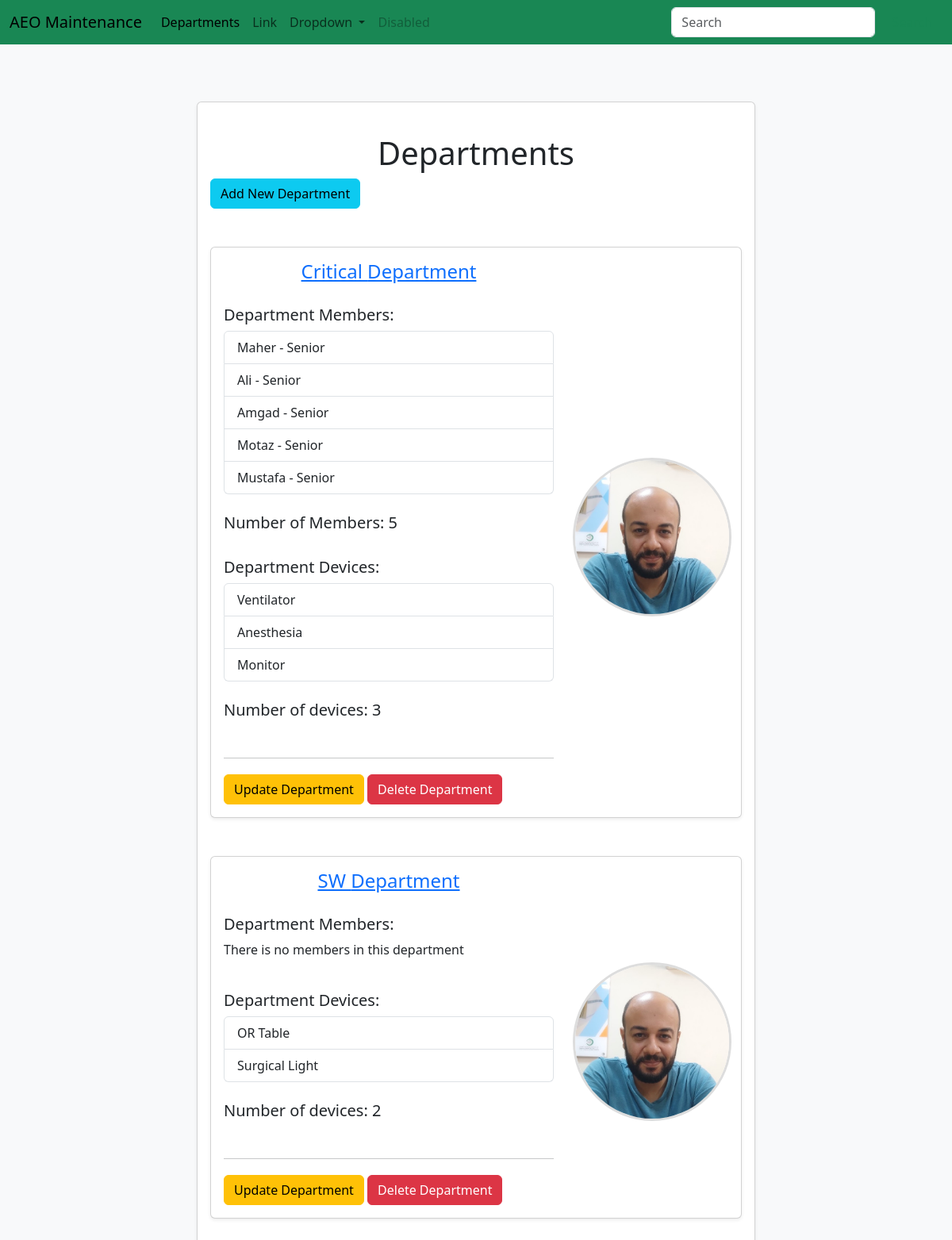
/departments/, run on an earlier commit of the app's database.
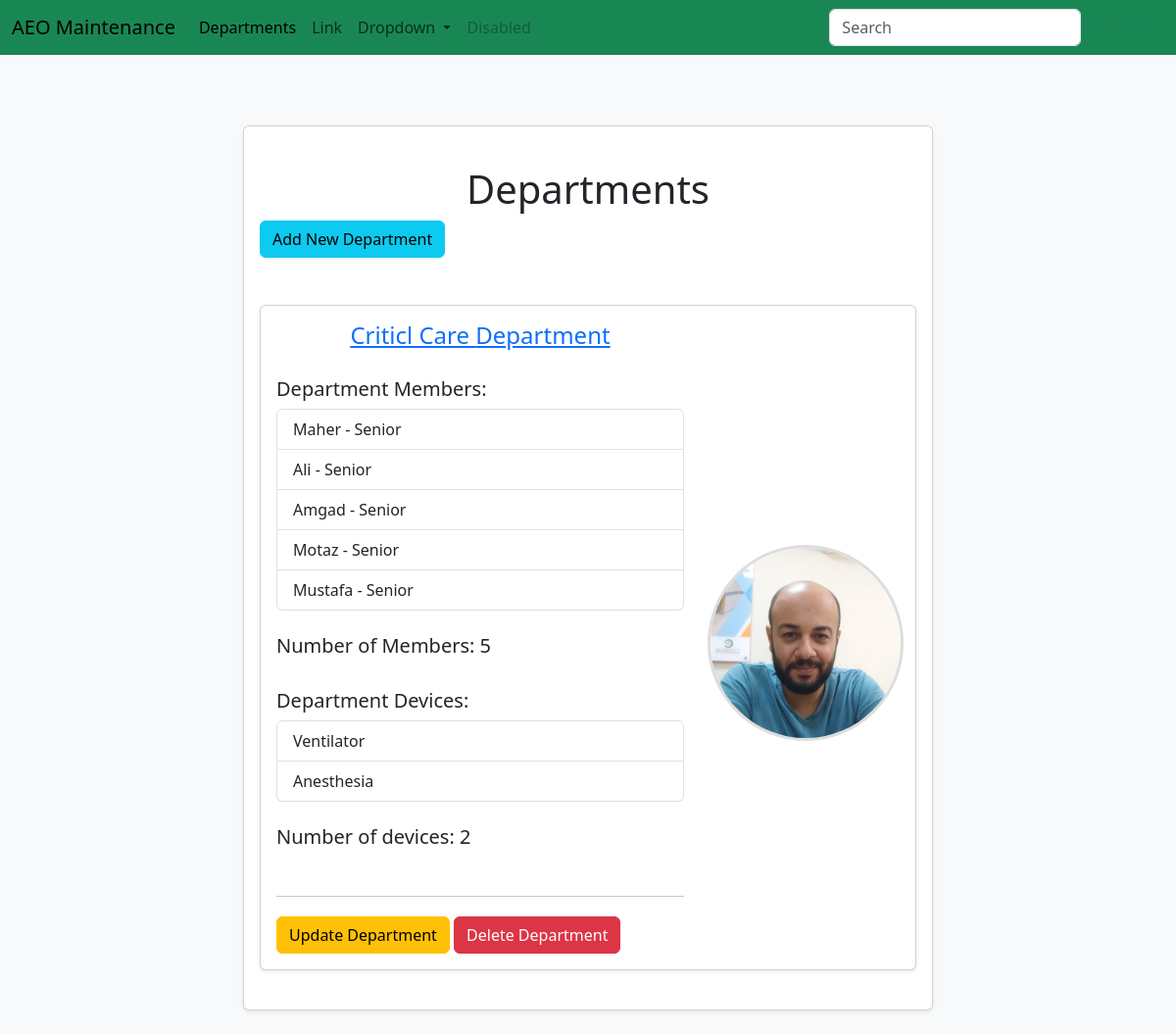
And on a later commit of the database.
### maintenance_system/models.py (models this page shows, shortened)
class Department(db.Model):
	id = db.Column(db.Integer, primary_key=True)
	name = db.Column(db.String(80), unique=True)
	members = db.relationship('User', backref='department', lazy=True)
	devices = db.relationship('Device', backref='department', lazy=True)

class User(db.Model):
	id = db.Column(db.Integer, primary_key=True)
	username = db.Column(db.String(80), unique=True)
	email = db.Column(db.String(120), unique=True)
	password = db.Column(db.String(120))
	rank = db.Column(db.String(120), default="Junior")
	profile_pic = db.Column(db.String(120), default="default.jpg")
	department_id = db.Column(db.Integer, db.ForeignKey('department.id'))
	machines = db.relationship('Machine', backref='user', lazy=True)
	hospitals = db.relationship('Hospital', secondary='user_hospital', backref='users', lazy='dynamic')

class Device(db.Model):
	id = db.Column(db.Integer, primary_key=True)
	name = db.Column(db.String(80), unique=True)
	department_id = db.Column(db.Integer, db.ForeignKey('department.id'))
	models = db.relationship('Model', backref='device', lazy=True)

### maintenance_system/routes.py (the view)
@app.route('/departments/', methods=['GET', 'POST'])
def departments():
	form = DepartmentForm()
	departments = Department.query.all()
	return render_template('departments.html', departments=departments, form=form)

### maintenance_system/forms.py (shortened to what this page needs)
class DepartmentForm(FlaskForm):
	name = StringField('Department Name', validators=[DataRequired(), Length(min=2, max=20)])
	submit = SubmitField('Add')

### maintenance_system/Templates/departments.html (shortened to what this page needs)
{% extends "layout.html"%}
{% block content %}
<div class="row justify-content-center">
	<div class="col-lg-8 mt-4 mb-4">
		<div class="card p-3 shadow-sm">
			<div class="row">
				<div class="col-md-8 col-lg-12 mt-4 mb-4">
					<h1 class="text-center">Departments</h1>
					<button type="button" class="btn btn-info btn-md" data-bs-toggle="modal"
						data-bs-target="#addDepartment">Add
						New Department</button>
				</div>
				{% for department in departments %}
				<div class="col-md-8 col-lg-12 mt-4 mb-4">
					<div class="card p-3 shadow-sm">
						<div class="row align-items-center">
							<div class="col-lg-8 col-12">
								<a href="{{ url_for('devices', department_id = department.id)}}">
									<h4 class="mb-1 text-center">{{department.name}} Department</h4>
								</a>
								<br>
								<h5>Department Members: </h5>
								{% if department.members%}
								<div class="list-group">
									{% for member in department.members%}
									<a href="{{ url_for('user', id = member.id)}}"
										class="list-group-item list-group-item-action">{{ member.username }} - {{
										member.rank }}</a>
									{% endfor%}
								</div>
								<br>
								<h5>Number of Members: {{ department.members|length }}</h5>
								{% else %}
								<p> There is no members in this department</p>
								{% endif %}
								<br>
								<h5>Department Devices: </h5>
								{% if department.devices%}
								<div class="list-group">
									{% for device in department.devices%}
									<a href="" class="list-group-item list-group-item-action">{{
										device.name }}</a>
									{% endfor%}
								</div>
								<br>
								<h5>Number of devices: {{ department.devices|length }}</h5>
								{% else %}
								<p>There is no devices</p>
								<a href="#"><button type="button" class="btn btn-info btn-sm">Add
										Devices</button></a>
								{% endif%}
								<br>
								<hr>
								<div>
									<button type="button" class="btn btn-warning btn-custom mt-1" data-bs-toggle="modal"
										data-bs-target="#updateDepartment{{ department.id }}">Update
										Department</button>
									<button type="button" class="btn btn-danger custom-button mt-1"
										data-bs-toggle="modal"
										data-bs-target="#deleteDepartment{{ department.id }}">Delete
										Department </button>
								</div>
							</div>
							<div class="col-lg-4 text-center mt-1">
								<img src="{{ url_for('static', filename='images/profile.jpg')}}" alt="User Photo"
									class="rounded-photo mt-2">
							</div>
						</div>
					</div>
				</div>
				{% endfor %}
			</div>
		</div>
	</div>
</div>
{% endblock%}

What changed in the data, as far as the page shows it:
removed Device: name "Monitor"
removed Department: name "SW", shows "There is no members in this department", devices|length "2"
removed Device: name "OR Table", shown under "SW"
removed Device: name "Surgical Light", shown under "SW"
changed Department: name "Critical" → "Criticl Care"; devices|length "3" → "2"
